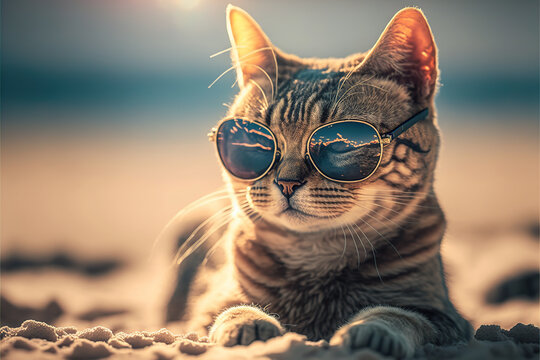
#> input picture Input/cat2.jpg, 540 x 360 px, found by its file name
$ python 17.edge_detection_canny.py
#> lines starting #> are read from the running program, lines starting #| are printed output that depends on the picture; after the words box and inside, x2 and y2 are one past the last pixel; in counts of white or black regions, pixels touching at a corner belong together
#Perform Edge Detection using Canny Method

import cv2
img = cv2.imread("D:\Workspace (VS Code)\College\Slot-B-Computer Vision\Input\cat2.jpg")
#> img is the input picture: shape (360, 540, 3); mean B, G, R 109.6, 126.7, 142.2
cv2.imshow('Original', img)
img_gray = cv2.cvtColor(img, cv2.COLOR_BGR2GRAY)
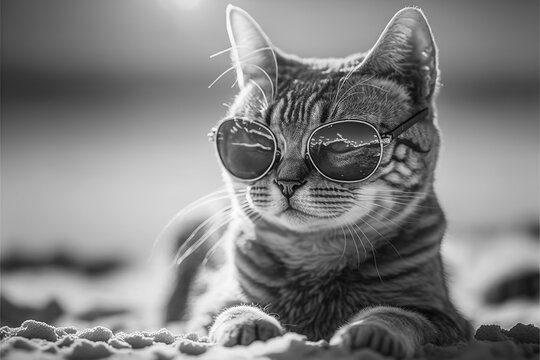
#> img_gray: shape (360, 540); min 1, max 254, mean 129.4
img_blur = cv2.GaussianBlur(img_gray, (3,3), 0)
edges = cv2.Canny(image=img_blur, threshold1=100, threshold2=200) # Canny Edge Detection
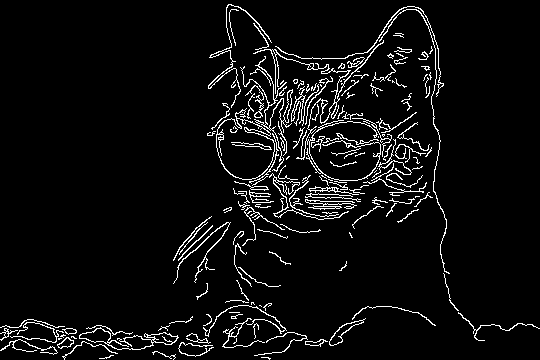
#> edges: shape (360, 540); 5.4% white in thin lines or dots
cv2.imshow('Canny Edge Detection', edges)
cv2.waitKey(0)
cv2.destroyAllWindows()

$ run again, with Input/cat.jpg copied over Input/cat2.jpg
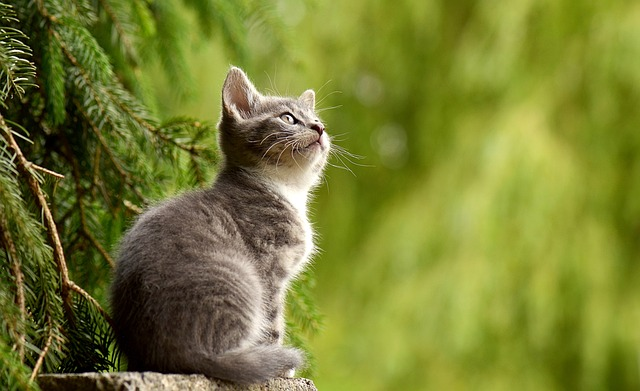
#> input picture Input/cat.jpg, 640 x 391 px, found by its file name
#> img is the input picture: shape (391, 640, 3); mean B, G, R 49.8, 125.8, 119.1
#> `img_gray = cv2.cvtColor(img, cv2.COLOR_BGR2GRAY)`:
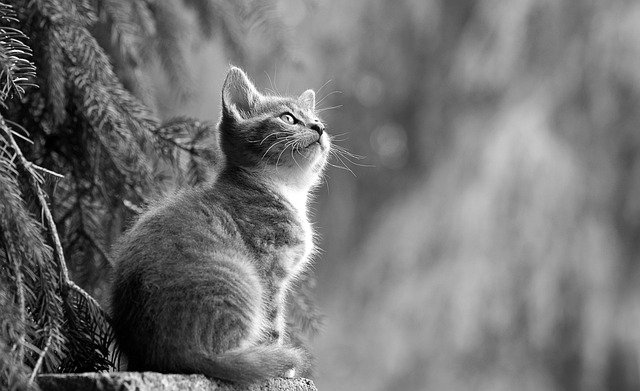
#> img_gray: shape (391, 640); min 0, max 255, mean 115.1
#> `edges = cv2.Canny(image=img_blur, threshold1=100, threshold2=200)`:
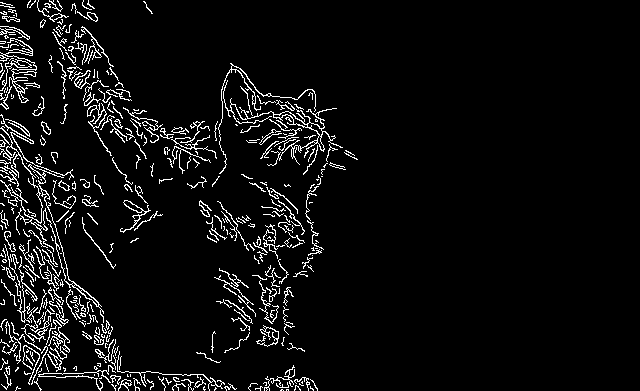
#> edges: shape (391, 640); 5.6% white in thin lines or dots, all inside (x1, y1, x2, y2) = (0, 0, 358, 391)
